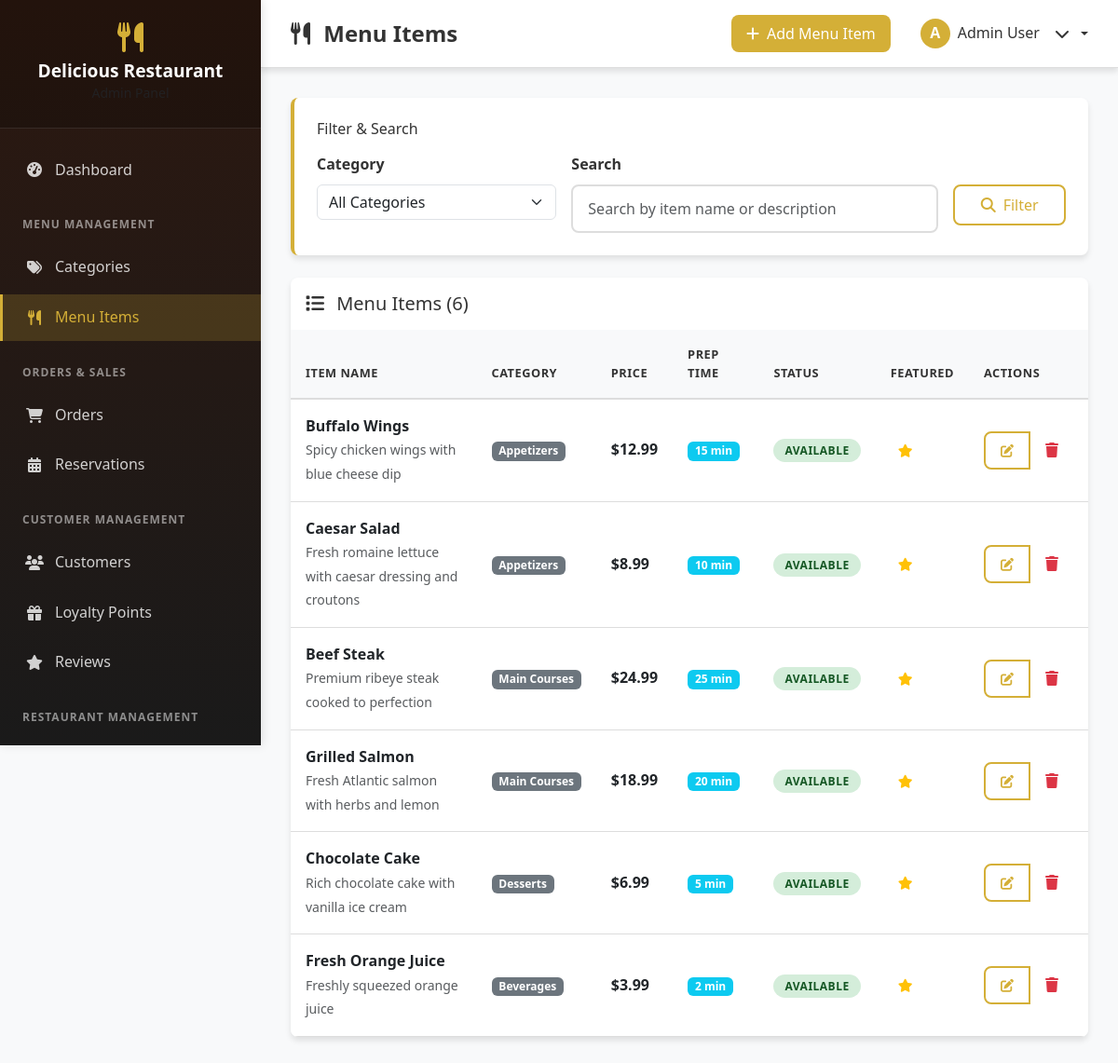
Screenshot of /admin/menu-items.php (signed in) with the database file from the repository.
### tables this page shows
CREATE TABLE menu_items (
    id INT PRIMARY KEY AUTO_INCREMENT,
    category_id INT NOT NULL,
    name VARCHAR(100) NOT NULL,
    description TEXT,
    price DECIMAL(10,2) NOT NULL,
    image_url VARCHAR(255),
    is_available BOOLEAN DEFAULT TRUE,
    is_featured BOOLEAN DEFAULT FALSE,
    preparation_time INT DEFAULT 15,  
    calories INT,
    allergens TEXT,  
    created_at TIMESTAMP DEFAULT CURRENT_TIMESTAMP,
    updated_at TIMESTAMP DEFAULT CURRENT_TIMESTAMP ON UPDATE CURRENT_TIMESTAMP,
    FOREIGN KEY (category_id) REFERENCES categories(id) ON DELETE CASCADE
);

CREATE TABLE categories (
    id INT PRIMARY KEY AUTO_INCREMENT,
    name VARCHAR(100) NOT NULL,
    description TEXT,
    image_url VARCHAR(255),
    is_active BOOLEAN DEFAULT TRUE,
    sort_order INT DEFAULT 0,
    created_at TIMESTAMP DEFAULT CURRENT_TIMESTAMP
);

### admin/menu-items.php (the view, shortened to what this page needs)
<?php
try {
    $pdo = new PDO("mysql:host=localhost;dbname=restaurant_management", "root", "");
    $pdo->setAttribute(PDO::ATTR_ERRMODE, PDO::ERRMODE_EXCEPTION);
} catch(PDOException $e) {
    die("Database connection failed: " . $e->getMessage());
}
$search = isset($_GET['search']) ? trim($_GET['search']) : '';
$query = "SELECT mi.*, c.name as category_name FROM menu_items mi
          LEFT JOIN categories c ON mi.category_id = c.id
          WHERE 1=1";
$params = [];
$query .= " ORDER BY mi.is_featured DESC, c.sort_order ASC, mi.name ASC";
try {
    $stmt = $pdo->prepare($query);
    $stmt->execute($params);
    $menu_items = $stmt->fetchAll();
} catch (PDOException $e) {
    $error = 'Error fetching menu items: ' . $e->getMessage();
    $menu_items = [];
}
?>
<!DOCTYPE html>
<html lang="en">
<head>
    <link href="https://cdn.jsdelivr.net/npm/bootstrap@5.3.0/dist/css/bootstrap.min.css" rel="stylesheet">
    <link href="https://cdnjs.cloudflare.com/ajax/libs/font-awesome/6.4.0/css/all.min.css" rel="stylesheet">
    <link href="../assets/css/admin.css" rel="stylesheet">
</head>
<body>
    <?php
    $page_title = 'Menu Items';
    $page_icon = 'fas fa-utensils';
    $header_actions = '
        <button type="button" class="btn btn-primary" data-bs-toggle="modal" data-bs-target="#addItemModal">
            <i class="fas fa-plus me-2"></i>Add Menu Item
        </button>';
    ?>
    <div class="admin-wrapper">
        <?php include 'includes/sidebar.php'; ?>
        <div class="admin-content">
            <?php include 'includes/header.php'; ?>
            <main class="main-content">
                <div class="row mb-4">
                    <div class="col-lg-12">
                        <div class="stats-card">
                            <h6 class="mb-3">Filter & Search</h6>
                            <form method="GET" action="" class="row g-3">
                                <div class="col-md-4">
                                    <label for="category" class="form-label">Category</label>
                                    <select class="form-select" id="category" name="category">
                                        <option value="0">All Categories</option>
                                    </select>
                                </div>
                                <div class="col-md-6">
                                    <label for="search" class="form-label">Search</label>
                                    <input type="text" class="form-control" id="search" name="search"
                                           value="<?php echo htmlspecialchars($search); ?>"
                                           placeholder="Search by item name or description">
                                </div>
                                <div class="col-md-2">
                                    <label class="form-label">&nbsp;</label>
                                    <div class="d-grid">
                                        <button type="submit" class="btn btn-outline-primary">
                                            <i class="fas fa-search me-2"></i>Filter
                                        </button>
                                    </div>
                                </div>
                            </form>
                        </div>
                    </div>
                </div>
                <div class="data-table">
                    <div class="table-header p-3">
                        <h5 class="mb-0">
                            <i class="fas fa-list me-2"></i>
                            Menu Items (<?php echo count($menu_items); ?>)
                        </h5>
                    </div>
                    <div class="table-responsive">
                        <table class="table table-hover mb-0">
                            <thead>
                                <tr>
                                    <th>Item Name</th>
                                    <th>Category</th>
                                    <th>Price</th>
                                    <th>Prep Time</th>
                                    <th>Status</th>
                                    <th>Featured</th>
                                    <th>Actions</th>
                                </tr>
                            </thead>
                            <tbody>
                                <?php if (!empty($menu_items)): ?>
                                    <?php foreach ($menu_items as $item): ?>
                                        <tr>
                                            <td>
                                                <div>
                                                    <strong><?php echo htmlspecialchars($item['name']); ?></strong>
                                                    <?php if ($item['description']): ?>
                                                        <br><small class="text-muted"><?php echo htmlspecialchars(substr($item['description'], 0, 80)) . (strlen($item['description']) > 80 ? '...' : ''); ?></small>
                                                    <?php endif; ?>
                                                </div>
                                            </td>
                                            <td>
                                                <span class="badge bg-secondary"><?php echo htmlspecialchars($item['category_name'] ?? 'No Category'); ?></span>
                                            </td>
                                            <td>
                                                <strong>$<?php echo number_format($item['price'], 2); ?></strong>
                                            </td>
                                            <td>
                                                <span class="badge bg-info"><?php echo $item['preparation_time']; ?> min</span>
                                            </td>
                                            <td>
                                                <?php if ($item['is_available']): ?>
                                                    <span class="status-badge status-confirmed">Available</span>
                                                <?php else: ?>
                                                    <span class="status-badge status-cancelled">Unavailable</span>
                                                <?php endif; ?>
                                            </td>
                                            <td>
                                                <form method="POST" class="d-inline">
                                                    <button type="submit" name="toggle_featured" class="btn btn-sm <?php echo $item['is_featured'] ? 'btn-warning' : 'btn-outline-warning'; ?>">
                                                        <i class="fas fa-star"></i>
                                                    </button>
                                                </form>
                                            </td>
                                            <td>
                                                <div class="btn-group btn-group-sm">
                                                    <button type="button" class="btn btn-outline-primary" onclick="editItem(<?php echo htmlspecialchars(json_encode($item)); ?>)">
                                                        <i class="fas fa-edit"></i>
                                                    </button>
                                                    <form method="POST" class="d-inline" onsubmit="return confirm('Are you sure you want to delete this item?')">
                                                        <button type="submit" name="delete_item" class="btn btn-outline-danger">
                                                            <i class="fas fa-trash"></i>
                                                        </button>
                                                    </form>
                                                </div>
                                            </td>
                                        </tr>
                                    <?php endforeach; ?>
                                <?php endif; ?>
                            </tbody>
                        </table>
                    </div>
                </div>
            </main>
        </div>
    </div>
</body>
</html>

### admin/includes/sidebar.php (shortened to what this page needs)
<?php
$current_page = basename($_SERVER['PHP_SELF']);
?>
<nav class="admin-sidebar">
    <div class="sidebar-header">
        <i class="fas fa-utensils sidebar-logo"></i>
        <h4 class="sidebar-title">Delicious Restaurant</h4>
        <small class="text-muted">Admin Panel</small>
    </div>
    <ul class="sidebar-nav">
        <li class="nav-item">
            <a href="dashboard.php" class="nav-link <?php echo $current_page === 'dashboard.php' ? 'active' : ''; ?>">
                <i class="fas fa-tachometer-alt"></i>
                <span>Dashboard</span>
            </a>
        </li>
        <div class="nav-section">Menu Management</div>
        <li class="nav-item">
            <a href="categories.php" class="nav-link <?php echo $current_page === 'categories.php' ? 'active' : ''; ?>">
                <i class="fas fa-tags"></i>
                <span>Categories</span>
            </a>
        </li>
        <li class="nav-item">
            <a href="menu-items.php" class="nav-link <?php echo $current_page === 'menu-items.php' ? 'active' : ''; ?>">
                <i class="fas fa-utensils"></i>
                <span>Menu Items</span>
            </a>
        </li>
        <div class="nav-section">Orders & Sales</div>
        <li class="nav-item">
            <a href="orders.php" class="nav-link <?php echo $current_page === 'orders.php' ? 'active' : ''; ?>">
                <i class="fas fa-shopping-cart"></i>
                <span>Orders</span>
            </a>
        </li>
        <li class="nav-item">
            <a href="reservations.php" class="nav-link <?php echo $current_page === 'reservations.php' ? 'active' : ''; ?>">
                <i class="fas fa-calendar-alt"></i>
                <span>Reservations</span>
            </a>
        </li>
        <div class="nav-section">Customer Management</div>
        <li class="nav-item">
            <a href="customers.php" class="nav-link <?php echo $current_page === 'customers.php' ? 'active' : ''; ?>">
                <i class="fas fa-users"></i>
                <span>Customers</span>
            </a>
        </li>
        <li class="nav-item">
            <a href="loyalty-points.php" class="nav-link <?php echo $current_page === 'loyalty-points.php' ? 'active' : ''; ?>">
                <i class="fas fa-gift"></i>
                <span>Loyalty Points</span>
            </a>
        </li>
        <li class="nav-item">
            <a href="reviews.php" class="nav-link <?php echo $current_page === 'reviews.php' ? 'active' : ''; ?>">
                <i class="fas fa-star"></i>
                <span>Reviews</span>
            </a>
        </li>
        <div class="nav-section">Restaurant Management</div>
        <li class="nav-item">
            <a href="tables.php" class="nav-link <?php echo $current_page === 'tables.php' ? 'active' : ''; ?>">
            </a>
        </li>
    </ul>
</nav>

### admin/includes/header.php (shortened to what this page needs)
<header class="admin-header">
    <div class="header-content">
        <h1 class="page-title">
            <i class="<?php echo $page_icon; ?> me-2"></i>
            <?php echo $page_title; ?>
        </h1>
        <div class="header-actions">
            <?php echo $header_actions; ?>
            <div class="dropdown admin-dropdown ms-3">
                <button class="dropdown-toggle" type="button" data-bs-toggle="dropdown">
                    <div class="admin-avatar">
                        <?php echo strtoupper(substr($_SESSION['admin_name'], 0, 1)); ?>
                    </div>
                    <span><?php echo $_SESSION['admin_name']; ?></span>
                    <i class="fas fa-chevron-down ms-2"></i>
                </button>
            </div>
        </div>
    </div>
</header>

### rows the page displays
menu_items: name "Buffalo Wings", description "Spicy chicken wings with blue cheese dip", category.name "Appetizers", price "12.99", preparation_time "15", is_available "AVAILABLE"
menu_items: name "Caesar Salad", description "Fresh romaine lettuce with caesar dressing and croutons", category.name "Appetizers", price "8.99", preparation_time "10", is_available "AVAILABLE"
menu_items: name "Beef Steak", description "Premium ribeye steak cooked to perfection", category.name "Main Courses", price "24.99", preparation_time "25", is_available "AVAILABLE"
menu_items: name "Grilled Salmon", description "Fresh Atlantic salmon with herbs and lemon", category.name "Main Courses", price "18.99", preparation_time "20", is_available "AVAILABLE"
menu_items: name "Chocolate Cake", description "Rich chocolate cake with vanilla ice cream", category.name "Desserts", price "6.99", preparation_time "5", is_available "AVAILABLE"
menu_items: name "Fresh Orange Juice", description "Freshly squeezed orange juice", category.name "Beverages", price "3.99", preparation_time "2", is_available "AVAILABLE"

### other values shown
$page_title "Menu Items"
substr($_SESSION['admin_name'], 0, 1) "A"
$_SESSION['admin_name'] "Admin User"
count($menu_items) "6"
